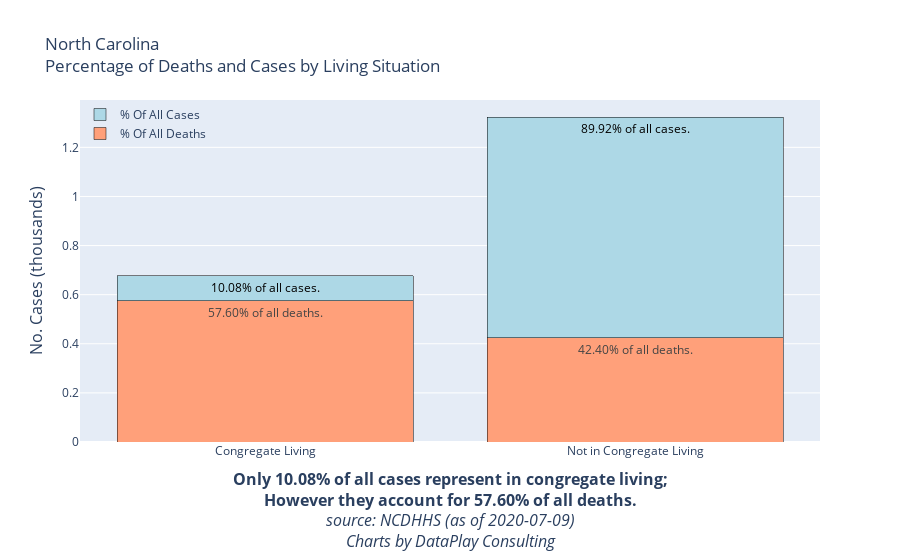

Notebook code for this chart:
### Code cell
import plotly.graph_objects as go
Total_Cases = '{:.2%}'.format(df_grouped.reset_index()['%TotalCases'][0])
Total_Deaths = '{:.2%}'.format(df_grouped.reset_index()['%TotalDeaths'][0])
Date = dt.date.today()
fig = go.Figure(data=[
    go.Bar(name = '% Of All Deaths', x=df_grouped.reset_index()['Congregate_Living'],
           y = df_grouped.reset_index()['%TotalDeaths'],
           text=['{:.2%}'.format(df_grouped.reset_index()['%TotalDeaths'][0])+' of all deaths.','{:.2%}'.format(df_grouped.reset_index()['%TotalDeaths'][1])+' of all deaths.'],
           marker_color='lightsalmon',
           textposition='inside',marker_line_color='black'),
    
    go.Bar(name = '% Of All Cases', x=df_grouped.reset_index()['Congregate_Living'],
           y = df_grouped.reset_index()['%TotalCases'],
           text=['{:.2%}'.format(df_grouped.reset_index()['%TotalCases'][0])+' of all cases.','{:.2%}'.format(df_grouped.reset_index()['%TotalCases'][1])+' of all cases.'],
           marker_color='lightblue',
           textposition='inside',marker_line_color='black', 
           textfont=dict(color="black"))
])
# Change the bar mode
fig.update_layout(barmode='stack', title = 'North Carolina<br>Percentage of Deaths and Cases by Living Situation',
    yaxis=dict(
        title='No. Cases (thousands)',
        titlefont_size=16,
        tickfont_size=12,
    ),
    xaxis=dict(
        title=f'<b>Only {Total_Cases} of all cases represent in congregate living;<br>However they account for {Total_Deaths} of all deaths.</b><br><i>source: NCDHHS (as of {Date})<br>Charts by DataPlay Consulting</i>',
        titlefont_size=16,
        tickfont_size=12,
    ),              
    legend=dict(
        x=0,
        y=1.0,
        bgcolor='rgba(255, 255, 255, 0)',
        bordercolor='rgba(255, 255, 255, 0)'
    ))

fig.show()
pio.write_html(fig, file='Deaths_Cases_Living_Situation.html', auto_open=False)

### Figure 1 — Plotly figure (JSON) as saved in the notebook; plotly's stock layout.template omitted (floating-point values rounded to 4 significant figures)
{"data": [{"marker": {"color": "lightsalmon", "line": {"color": "black"}}, "name": "% Of All Deaths", "text": ["57.60% of all deaths.", "42.40% of all deaths."], "textposition": "inside", "type": "bar", "x": ["Congregate Living", "Not in Congregate Living"], "y": [0.576, 0.424]}, {"marker": {"color": "lightblue", "line": {"color": "black"}}, "name": "% Of All Cases", "text": ["10.08% of all cases.", "89.92% of all cases."], "textfont": {"color": "black"}, "textposition": "inside", "type": "bar", "x": ["Congregate Living", "Not in Congregate Living"], "y": [0.1008, 0.8992]}], "layout": {"autosize": true, "barmode": "stack", "legend": {"bgcolor": "rgba(255, 255, 255, 0)", "bordercolor": "rgba(255, 255, 255, 0)", "x": 0, "y": 1}, "title": {"text": "North Carolina<br>Percentage of Deaths and Cases by Living Situation"}, "xaxis": {"autorange": true, "range": [-0.5, 1.5], "tickfont": {"size": 12}, "title": {"font": {"size": 16}, "text": "<b>Only 10.08% of all cases represent in congregate living;<br>However they account for 57.60% of all deaths.</b><br><i>source: NCDHHS (as of 2020-07-09)<br>Charts by DataPlay Consulting</i>"}, "type": "category"}, "yaxis": {"autorange": true, "range": [0, 1.393], "tickfont": {"size": 12}, "title": {"font": {"size": 16}, "text": "No. Cases (thousands)"}, "type": "linear"}}}
